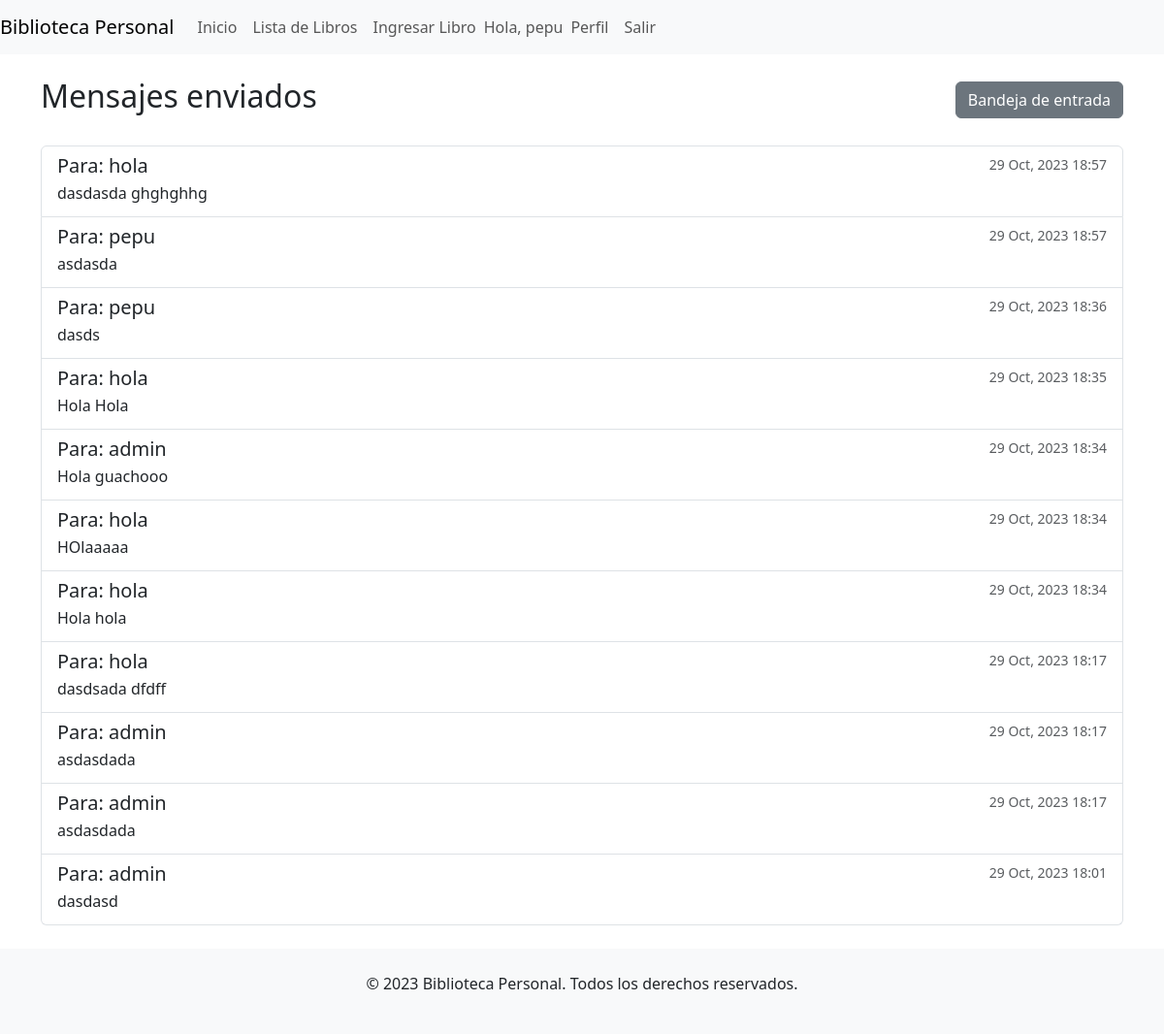
The app's page /mensajes/mensajes/enviados/ (signed in), older data.
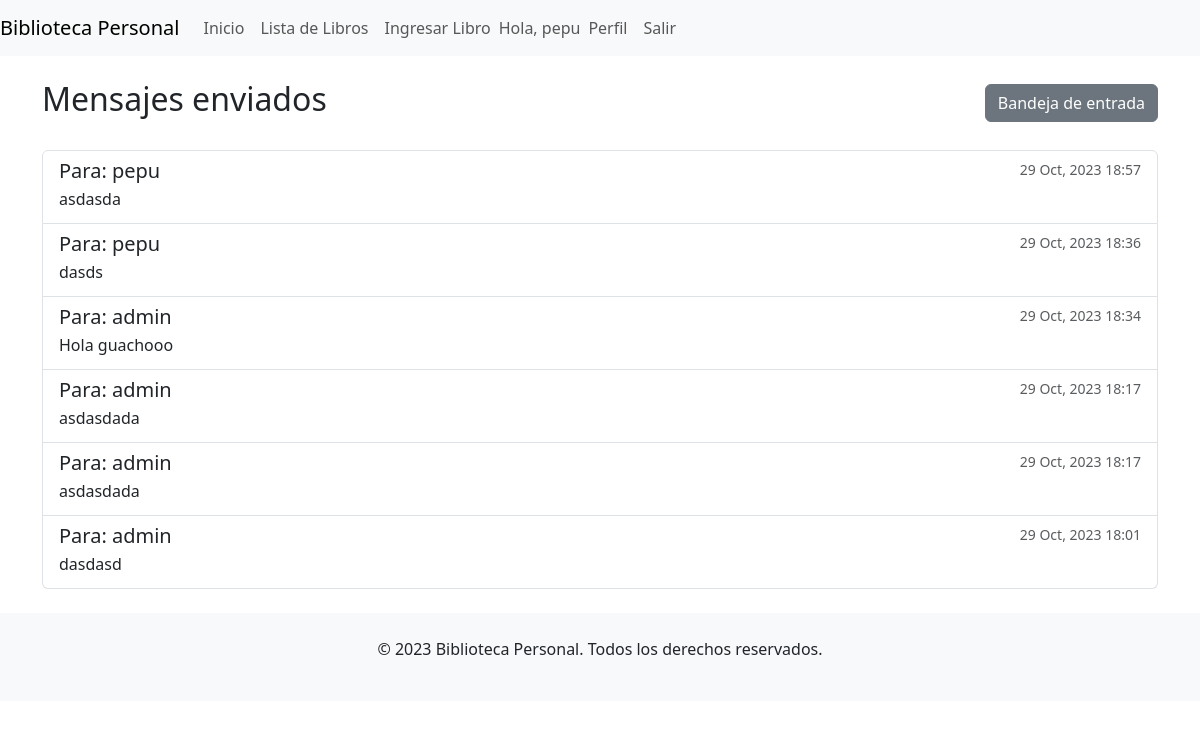
The same page, newer data.
### mensajeria/models.py (models this page shows, shortened)
class Mensaje(models.Model):
    emisor = models.ForeignKey(User, related_name='mensajes_enviados', on_delete=models.CASCADE)
    receptor = models.ForeignKey(User, related_name='mensajes_recibidos', on_delete=models.CASCADE)
    contenido = models.TextField()
    fecha_enviado = models.DateTimeField(auto_now_add=True)
    leido = models.BooleanField(default=False)
    mensaje_original = models.ForeignKey('self', null=True, blank=True, on_delete=models.SET_NULL, related_name='respuestas')

### mensajeria/views.py (the view)
# urls.py: path('mensajes/enviados/', views.mensajes_enviados, name='mensajes_enviados'),
def mensajes_enviados(request):
    mensajes = Mensaje.objects.filter(emisor=request.user).order_by('-fecha_enviado')
    return render(request, 'mensajeria/mensajes_enviados.html', {'mensajes': mensajes})

### mensajeria/templates/mensajeria/mensajes_enviados.html
{% extends "inicio/homepage.html" %} {% block content %}
<div class="d-flex justify-content-between align-items-center">
    <h2>Mensajes enviados</h2>
    <div>
        <a href="{% url 'bandeja_entrada' %}" class="btn btn-secondary">Bandeja de entrada</a>
    </div>
</div>
  {% if mensajes %}
  <ul class="list-group mt-4">
    {% for mensaje in mensajes %}
    <li class="list-group-item">
      <div class="d-flex w-100 justify-content-between">
        <h5 class="mb-1">Para: {{ mensaje.receptor.username }}</h5>
        <small class="text-muted"
          >{{ mensaje.fecha_enviado|date:"d M, Y H:i" }}</small
        >
      </div>
      <p class="mb-1">{{ mensaje.contenido|truncatewords:20 }}</p>
    </li>
    {% endfor %}
  </ul>
  {% else %}
  <div class="alert alert-info mt-3">No has enviado ningún mensaje aún.</div>
  {% endif %}
</div>
{% endblock %}

Row changes from the older to the newer data that the page shows:
removed Mensaje: receptor.username "hola", fecha_enviado "29 Oct, 2023 18:57", contenido "dasdasda ghghghhg"
removed Mensaje: receptor.username "hola", fecha_enviado "29 Oct, 2023 18:35", contenido "Hola Hola"
removed Mensaje: receptor.username "hola", fecha_enviado "29 Oct, 2023 18:34", contenido "HOlaaaaa"
removed Mensaje: receptor.username "hola", fecha_enviado "29 Oct, 2023 18:34", contenido "Hola hola"
removed Mensaje: receptor.username "hola", fecha_enviado "29 Oct, 2023 18:17", contenido "dasdsada dfdff"
